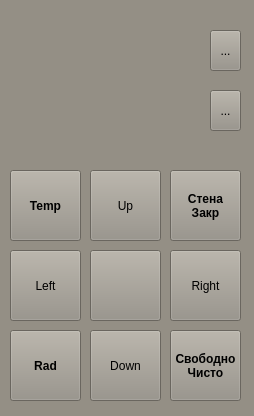
<?xml version="1.0" encoding="UTF-8"?>
<ui version="4.0">
 <author>Denis Khachko</author>
 <class>RoboPult</class>
 <widget class="QWidget" name="RoboPult">
  <property name="geometry">
   <rect>
    <x>0</x>
    <y>0</y>
    <width>254</width>
    <height>416</height>
   </rect>
  </property>
  <property name="minimumSize">
   <size>
    <width>254</width>
    <height>416</height>
   </size>
  </property>
  <property name="maximumSize">
   <size>
    <width>254</width>
    <height>416</height>
   </size>
  </property>
  <property name="palette">
   <palette>
    <active>
     <colorrole role="WindowText">
      <brush brushstyle="SolidPattern">
       <color alpha="255">
        <red>0</red>
        <green>0</green>
        <blue>0</blue>
       </color>
      </brush>
     </colorrole>
     <colorrole role="Button">
      <brush brushstyle="SolidPattern">
       <color alpha="255">
        <red>148</red>
        <green>143</green>
        <blue>133</blue>
       </color>
      </brush>
     </colorrole>
     <colorrole role="Light">
      <brush brushstyle="SolidPattern">
       <color alpha="255">
        <red>222</red>
        <green>215</green>
        <blue>200</blue>
       </color>
      </brush>
     </colorrole>
     <colorrole role="Midlight">
      <brush brushstyle="SolidPattern">
       <color alpha="255">
        <red>185</red>
        <green>179</green>
        <blue>166</blue>
       </color>
      </brush>
     </colorrole>
     <colorrole role="Dark">
      <brush brushstyle="SolidPattern">
       <color alpha="255">
        <red>74</red>
        <green>71</green>
        <blue>66</blue>
       </color>
      </brush>
     </colorrole>
     <colorrole role="Mid">
      <brush brushstyle="SolidPattern">
       <color alpha="255">
        <red>99</red>
        <green>95</green>
        <blue>89</blue>
       </color>
      </brush>
     </colorrole>
     <colorrole role="Text">
      <brush brushstyle="SolidPattern">
       <color alpha="255">
        <red>0</red>
        <green>0</green>
        <blue>0</blue>
       </color>
      </brush>
     </colorrole>
     <colorrole role="BrightText">
      <brush brushstyle="SolidPattern">
       <color alpha="255">
        <red>255</red>
        <green>255</green>
        <blue>255</blue>
       </color>
      </brush>
     </colorrole>
     <colorrole role="ButtonText">
      <brush brushstyle="SolidPattern">
       <color alpha="255">
        <red>0</red>
        <green>0</green>
        <blue>0</blue>
       </color>
      </brush>
     </colorrole>
     <colorrole role="Base">
      <brush brushstyle="SolidPattern">
       <color alpha="255">
        <red>255</red>
        <green>255</green>
        <blue>255</blue>
       </color>
      </brush>
     </colorrole>
     <colorrole role="Window">
      <brush brushstyle="SolidPattern">
       <color alpha="255">
        <red>148</red>
        <green>143</green>
        <blue>133</blue>
       </color>
      </brush>
     </colorrole>
     <colorrole role="Shadow">
      <brush brushstyle="SolidPattern">
       <color alpha="255">
        <red>0</red>
        <green>0</green>
        <blue>0</blue>
       </color>
      </brush>
     </colorrole>
     <colorrole role="AlternateBase">
      <brush brushstyle="SolidPattern">
       <color alpha="255">
        <red>201</red>
        <green>199</green>
        <blue>194</blue>
       </color>
      </brush>
     </colorrole>
     <colorrole role="ToolTipBase">
      <brush brushstyle="SolidPattern">
       <color alpha="255">
        <red>255</red>
        <green>255</green>
        <blue>220</blue>
       </color>
      </brush>
     </colorrole>
     <colorrole role="ToolTipText">
      <brush brushstyle="SolidPattern">
       <color alpha="255">
        <red>0</red>
        <green>0</green>
        <blue>0</blue>
       </color>
      </brush>
     </colorrole>
    </active>
    <inactive>
     <colorrole role="WindowText">
      <brush brushstyle="SolidPattern">
       <color alpha="255">
        <red>0</red>
        <green>0</green>
        <blue>0</blue>
       </color>
      </brush>
     </colorrole>
     <colorrole role="Button">
      <brush brushstyle="SolidPattern">
       <color alpha="255">
        <red>148</red>
        <green>143</green>
        <blue>133</blue>
       </color>
      </brush>
     </colorrole>
     <colorrole role="Light">
      <brush brushstyle="SolidPattern">
       <color alpha="255">
        <red>222</red>
        <green>215</green>
        <blue>200</blue>
       </color>
      </brush>
     </colorrole>
     <colorrole role="Midlight">
      <brush brushstyle="SolidPattern">
       <color alpha="255">
        <red>185</red>
        <green>179</green>
        <blue>166</blue>
       </color>
      </brush>
     </colorrole>
     <colorrole role="Dark">
      <brush brushstyle="SolidPattern">
       <color alpha="255">
        <red>74</red>
        <green>71</green>
        <blue>66</blue>
       </color>
      </brush>
     </colorrole>
     <colorrole role="Mid">
      <brush brushstyle="SolidPattern">
       <color alpha="255">
        <red>99</red>
        <green>95</green>
        <blue>89</blue>
       </color>
      </brush>
     </colorrole>
     <colorrole role="Text">
      <brush brushstyle="SolidPattern">
       <color alpha="255">
        <red>0</red>
        <green>0</green>
        <blue>0</blue>
       </color>
      </brush>
     </colorrole>
     <colorrole role="BrightText">
      <brush brushstyle="SolidPattern">
       <color alpha="255">
        <red>255</red>
        <green>255</green>
        <blue>255</blue>
       </color>
      </brush>
     </colorrole>
     <colorrole role="ButtonText">
      <brush brushstyle="SolidPattern">
       <color alpha="255">
        <red>0</red>
        <green>0</green>
        <blue>0</blue>
       </color>
      </brush>
     </colorrole>
     <colorrole role="Base">
      <brush brushstyle="SolidPattern">
       <color alpha="255">
        <red>255</red>
        <green>255</green>
        <blue>255</blue>
       </color>
      </brush>
     </colorrole>
     <colorrole role="Window">
      <brush brushstyle="SolidPattern">
       <color alpha="255">
        <red>148</red>
        <green>143</green>
        <blue>133</blue>
       </color>
      </brush>
     </colorrole>
     <colorrole role="Shadow">
      <brush brushstyle="SolidPattern">
       <color alpha="255">
        <red>0</red>
        <green>0</green>
        <blue>0</blue>
       </color>
      </brush>
     </colorrole>
     <colorrole role="AlternateBase">
      <brush brushstyle="SolidPattern">
       <color alpha="255">
        <red>201</red>
        <green>199</green>
        <blue>194</blue>
       </color>
      </brush>
     </colorrole>
     <colorrole role="ToolTipBase">
      <brush brushstyle="SolidPattern">
       <color alpha="255">
        <red>255</red>
        <green>255</green>
        <blue>220</blue>
       </color>
      </brush>
     </colorrole>
     <colorrole role="ToolTipText">
      <brush brushstyle="SolidPattern">
       <color alpha="255">
        <red>0</red>
        <green>0</green>
        <blue>0</blue>
       </color>
      </brush>
     </colorrole>
    </inactive>
    <disabled>
     <colorrole role="WindowText">
      <brush brushstyle="SolidPattern">
       <color alpha="255">
        <red>74</red>
        <green>71</green>
        <blue>66</blue>
       </color>
      </brush>
     </colorrole>
     <colorrole role="Button">
      <brush brushstyle="SolidPattern">
       <color alpha="255">
        <red>148</red>
        <green>143</green>
        <blue>133</blue>
       </color>
      </brush>
     </colorrole>
     <colorrole role="Light">
      <brush brushstyle="SolidPattern">
       <color alpha="255">
        <red>222</red>
        <green>215</green>
        <blue>200</blue>
       </color>
      </brush>
     </colorrole>
     <colorrole role="Midlight">
      <brush brushstyle="SolidPattern">
       <color alpha="255">
        <red>185</red>
        <green>179</green>
        <blue>166</blue>
       </color>
      </brush>
     </colorrole>
     <colorrole role="Dark">
      <brush brushstyle="SolidPattern">
       <color alpha="255">
        <red>74</red>
        <green>71</green>
        <blue>66</blue>
       </color>
      </brush>
     </colorrole>
     <colorrole role="Mid">
      <brush brushstyle="SolidPattern">
       <color alpha="255">
        <red>99</red>
        <green>95</green>
        <blue>89</blue>
       </color>
      </brush>
     </colorrole>
     <colorrole role="Text">
      <brush brushstyle="SolidPattern">
       <color alpha="255">
        <red>74</red>
        <green>71</green>
        <blue>66</blue>
       </color>
      </brush>
     </colorrole>
     <colorrole role="BrightText">
      <brush brushstyle="SolidPattern">
       <color alpha="255">
        <red>255</red>
        <green>255</green>
        <blue>255</blue>
       </color>
      </brush>
     </colorrole>
     <colorrole role="ButtonText">
      <brush brushstyle="SolidPattern">
       <color alpha="255">
        <red>74</red>
        <green>71</green>
        <blue>66</blue>
       </color>
      </brush>
     </colorrole>
     <colorrole role="Base">
      <brush brushstyle="SolidPattern">
       <color alpha="255">
        <red>148</red>
        <green>143</green>
        <blue>133</blue>
       </color>
      </brush>
     </colorrole>
     <colorrole role="Window">
      <brush brushstyle="SolidPattern">
       <color alpha="255">
        <red>148</red>
        <green>143</green>
        <blue>133</blue>
       </color>
      </brush>
     </colorrole>
     <colorrole role="Shadow">
      <brush brushstyle="SolidPattern">
       <color alpha="255">
        <red>0</red>
        <green>0</green>
        <blue>0</blue>
       </color>
      </brush>
     </colorrole>
     <colorrole role="AlternateBase">
      <brush brushstyle="SolidPattern">
       <color alpha="255">
        <red>148</red>
        <green>143</green>
        <blue>133</blue>
       </color>
      </brush>
     </colorrole>
     <colorrole role="ToolTipBase">
      <brush brushstyle="SolidPattern">
       <color alpha="255">
        <red>255</red>
        <green>255</green>
        <blue>220</blue>
       </color>
      </brush>
     </colorrole>
     <colorrole role="ToolTipText">
      <brush brushstyle="SolidPattern">
       <color alpha="255">
        <red>0</red>
        <green>0</green>
        <blue>0</blue>
       </color>
      </brush>
     </colorrole>
    </disabled>
   </palette>
  </property>
  <property name="font">
   <font>
    <weight>50</weight>
    <bold>false</bold>
   </font>
  </property>
  <property name="windowTitle">
   <string>Пульт</string>
  </property>
  <widget class="QPushButton" name="TempB">
   <property name="geometry">
    <rect>
     <x>10</x>
     <y>170</y>
     <width>71</width>
     <height>71</height>
    </rect>
   </property>
   <property name="font">
    <font>
     <weight>75</weight>
     <bold>true</bold>
    </font>
   </property>
   <property name="text">
    <string>Temp</string>
   </property>
  </widget>
  <widget class="QPushButton" name="StenaB">
   <property name="geometry">
    <rect>
     <x>170</x>
     <y>170</y>
     <width>71</width>
     <height>71</height>
    </rect>
   </property>
   <property name="font">
    <font>
     <weight>75</weight>
     <bold>true</bold>
    </font>
   </property>
   <property name="text">
    <string>Стена
Закр</string>
   </property>
   <property name="checkable">
    <bool>true</bool>
   </property>
   <property name="checked">
    <bool>false</bool>
   </property>
  </widget>
  <widget class="QPushButton" name="UpB">
   <property name="geometry">
    <rect>
     <x>90</x>
     <y>170</y>
     <width>71</width>
     <height>71</height>
    </rect>
   </property>
   <property name="text">
    <string>Up</string>
   </property>
  </widget>
  <widget class="QPushButton" name="RightB">
   <property name="geometry">
    <rect>
     <x>170</x>
     <y>250</y>
     <width>71</width>
     <height>71</height>
    </rect>
   </property>
   <property name="text">
    <string>Right</string>
   </property>
  </widget>
  <widget class="QPushButton" name="LeftB">
   <property name="geometry">
    <rect>
     <x>10</x>
     <y>250</y>
     <width>71</width>
     <height>71</height>
    </rect>
   </property>
   <property name="text">
    <string>Left</string>
   </property>
  </widget>
  <widget class="QPushButton" name="DownB">
   <property name="geometry">
    <rect>
     <x>90</x>
     <y>330</y>
     <width>71</width>
     <height>71</height>
    </rect>
   </property>
   <property name="text">
    <string>Down</string>
   </property>
  </widget>
  <widget class="QPushButton" name="RadB">
   <property name="geometry">
    <rect>
     <x>10</x>
     <y>330</y>
     <width>71</width>
     <height>71</height>
    </rect>
   </property>
   <property name="font">
    <font>
     <weight>75</weight>
     <bold>true</bold>
    </font>
   </property>
   <property name="text">
    <string>Rad</string>
   </property>
  </widget>
  <widget class="QPushButton" name="SvobodnoB">
   <property name="geometry">
    <rect>
     <x>170</x>
     <y>330</y>
     <width>71</width>
     <height>71</height>
    </rect>
   </property>
   <property name="font">
    <font>
     <weight>75</weight>
     <bold>true</bold>
    </font>
   </property>
   <property name="text">
    <string>Свободно
Чисто</string>
   </property>
   <property name="checkable">
    <bool>true</bool>
   </property>
  </widget>
  <widget class="QToolButton" name="ClearLog">
   <property name="geometry">
    <rect>
     <x>210</x>
     <y>30</y>
     <width>31</width>
     <height>41</height>
    </rect>
   </property>
   <property name="toolTip">
    <string>Сбросить</string>
   </property>
   <property name="text">
    <string>...</string>
   </property>
   <property name="icon">
    <iconset>
     <normalon>:/icons/stop.png</normalon>
    </iconset>
   </property>
  </widget>
  <widget class="QToolButton" name="CenterB">
   <property name="geometry">
    <rect>
     <x>90</x>
     <y>250</y>
     <width>71</width>
     <height>71</height>
    </rect>
   </property>
   <property name="text">
    <string/>
   </property>
   <property name="icon">
    <iconset>
     <normalon>:/icons/robo_field.png</normalon>
    </iconset>
   </property>
   <property name="iconSize">
    <size>
     <width>61</width>
     <height>61</height>
    </size>
   </property>
  </widget>
  <widget class="QToolButton" name="ToKumir">
   <property name="geometry">
    <rect>
     <x>210</x>
     <y>90</y>
     <width>31</width>
     <height>41</height>
    </rect>
   </property>
   <property name="toolTip">
    <string>Скопировать</string>
   </property>
   <property name="text">
    <string>...</string>
   </property>
   <property name="icon">
    <iconset>
     <normalon>:/icons/stop.png</normalon>
    </iconset>
   </property>
  </widget>
 </widget>
 <resources>
  <include location="MainWindow.qrc"/>
 </resources>
 <connections/>
</ui>
